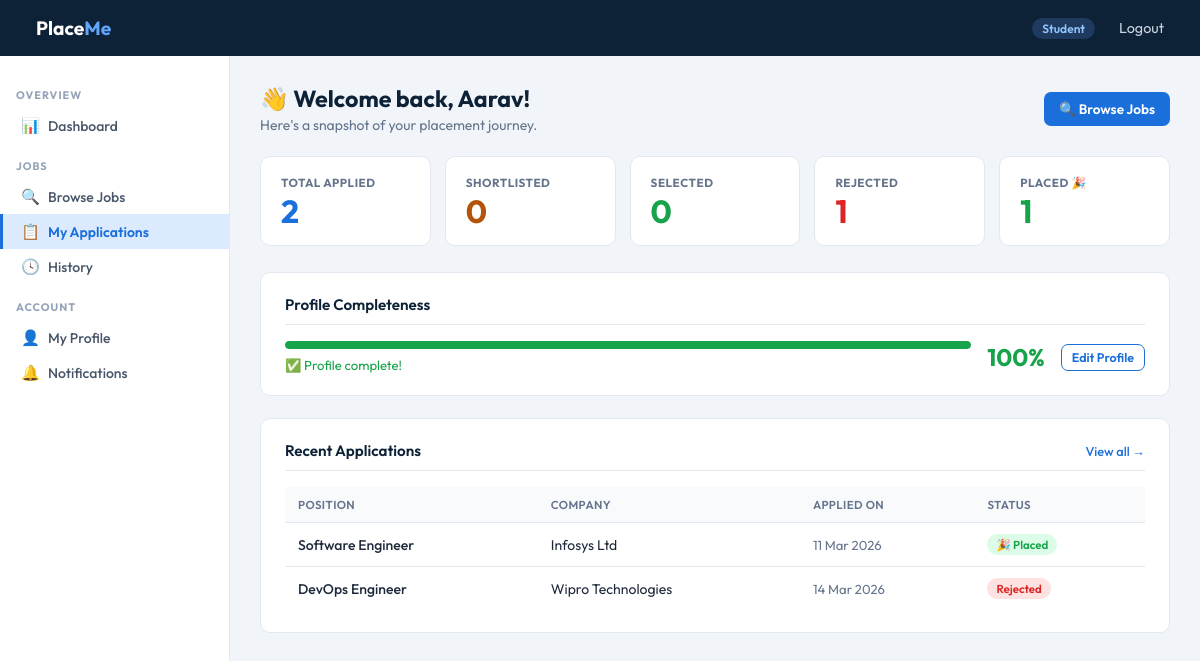
The page /student/applications (signed in) on the database its author committed.
### app.py (models this page shows, shortened)
class Student(db.Model):
    __tablename__ = 'student'
    id              = db.Column(db.Integer, primary_key=True)
    name            = db.Column(db.String(100), nullable=False)
    email           = db.Column(db.String(120), unique=True, nullable=False)
    password        = db.Column(db.String(200), nullable=False)
    student_id      = db.Column(db.String(50), unique=True)
    contact         = db.Column(db.String(20))
    education       = db.Column(db.Text)
    skills          = db.Column(db.Text)
    resume_path     = db.Column(db.String(200))
    is_active       = db.Column(db.Boolean, default=True)
    registered_date = db.Column(db.DateTime, default=datetime.utcnow)
    applications = db.relationship(
        'Application', backref='student',
        lazy=True, cascade='all, delete-orphan'
    )

class Application(db.Model):
    __tablename__ = 'application'
    id           = db.Column(db.Integer, primary_key=True)
    student_id   = db.Column(db.Integer, db.ForeignKey('student.id'), nullable=False)
    job_id       = db.Column(db.Integer, db.ForeignKey('job_position.id'), nullable=False)
    status       = db.Column(db.String(20), default='Applied')  # Applied → Shortlisted → Selected / Rejected / Placed
    applied_date = db.Column(db.DateTime, default=datetime.utcnow)
    updated_date = db.Column(db.DateTime, default=datetime.utcnow)
    placement = db.relationship(
        'Placement', backref='application',
        uselist=False, cascade='all, delete-orphan'
    )

class JobPosition(db.Model):
    __tablename__ = 'job_position'
    id              = db.Column(db.Integer, primary_key=True)
    company_id      = db.Column(db.Integer, db.ForeignKey('company.id'), nullable=False)
    title           = db.Column(db.String(100), nullable=False)
    description     = db.Column(db.Text)
    required_skills = db.Column(db.Text)
    experience      = db.Column(db.String(50))
    salary_range    = db.Column(db.String(50))
    status          = db.Column(db.String(20), default='Active')  # Active / Closed
    is_approved     = db.Column(db.Boolean, default=False)
    posted_date     = db.Column(db.DateTime, default=datetime.utcnow)
    applications = db.relationship(
        'Application', backref='job_position',
        lazy=True, cascade='all, delete-orphan'
    )

class Company(db.Model):
    __tablename__ = 'company'
    id              = db.Column(db.Integer, primary_key=True)
    name            = db.Column(db.String(100), nullable=False)
    email           = db.Column(db.String(120), unique=True, nullable=False)
    password        = db.Column(db.String(200), nullable=False)
    industry        = db.Column(db.String(100))
    contact         = db.Column(db.String(20))
    is_approved     = db.Column(db.Boolean, default=False)
    is_active       = db.Column(db.Boolean, default=True)
    registered_date = db.Column(db.DateTime, default=datetime.utcnow)
    job_positions = db.relationship(
        'JobPosition', backref='company',
        lazy=True, cascade='all, delete-orphan'
    )

### app.py (the view)
@app.route('/student/applications')
def student_applications():
    if session.get('role') != 'student':
        return redirect(url_for('login'))
    applications = Application.query.filter_by(
        student_id=session['user_id']
    ).order_by(Application.applied_date.desc()).all()
    status_counts = {}
    for a in applications:
        status_counts[a.status] = status_counts.get(a.status, 0) + 1
    stats = {
        'total_applications': len(applications),
        'shortlisted': status_counts.get('Shortlisted', 0),
        'selected':    status_counts.get('Selected', 0),
        'rejected':    status_counts.get('Rejected', 0),
        'placed':      status_counts.get('Placed', 0),
    }
    return render_template('student_applications.html', applications=applications, stats=stats)

### app.py (called while the page is built)
@app.context_processor
def inject_student():
    if session.get('role') == 'student':
        return dict(student=Student.query.get(session['user_id']))
    return dict(student=None)

### templates/student_applications.html (shortened to what this page needs)
{% extends "base.html" %}
{% block content %}
<div class="page-header">
  <div class="header-row">
    <div>
      <h1>👋 Welcome back, {{ student.name.split()[0] }}!</h1>
      <p>Here's a snapshot of your placement journey.</p>
    </div>
    <a href="{{ url_for('student_jobs') }}" class="btn btn-primary">🔍 Browse Jobs</a>
  </div>
</div>
<div class="stats-grid">
  <div class="stat-card">
    <div class="label">Total Applied</div>
    <div class="value blue">{{ stats.total_applications }}</div>
  </div>
  <div class="stat-card">
    <div class="label">Shortlisted</div>
    <div class="value amber">{{ stats.shortlisted }}</div>
  </div>
  <div class="stat-card">
    <div class="label">Selected</div>
    <div class="value green">{{ stats.selected }}</div>
  </div>
  <div class="stat-card">
    <div class="label">Rejected</div>
    <div class="value red">{{ stats.rejected }}</div>
  </div>
  <div class="stat-card">
    <div class="label">Placed 🎉</div>
    <div class="value green">{{ stats.placed }}</div>
  </div>
</div>
{% set profile_score = 0 %}
{% if student.contact %}{% set profile_score = profile_score + 20 %}{% endif %}
{% if student.education %}{% set profile_score = profile_score + 25 %}{% endif %}
{% if student.skills %}{% set profile_score = profile_score + 25 %}{% endif %}
{% if student.resume_path %}{% set profile_score = profile_score + 30 %}{% endif %}
<div class="card" style="margin-bottom:22px;">
  <div class="card-title">Profile Completeness</div>
  <div style="display:flex;align-items:center;gap:16px;">
    <div style="flex:1;">
      <div style="background:var(--border);border-radius:99px;height:8px;overflow:hidden;">
        <div style="height:100%;width:{{ profile_score }}%;border-radius:99px;background:{% if profile_score == 100 %}var(--green){% elif profile_score >= 60 %}var(--blue){% else %}var(--amber){% endif %};transition:width .4s;"></div>
      </div>
      <div style="margin-top:8px;font-size:.82rem;color:var(--gray);">
        {% if profile_score == 100 %}<span style="color:var(--green);">✅ Profile complete!</span>{% endif %}
      </div>
    </div>
    <div style="font-size:1.5rem;font-weight:700;color:{% if profile_score == 100 %}var(--green){% elif profile_score >= 60 %}var(--blue){% else %}var(--amber){% endif %};">{{ profile_score }}%</div>
    <a href="{{ url_for('student_profile') }}" class="btn btn-outline btn-sm">Edit Profile</a>
  </div>
</div>
<div class="card">
  <div class="card-title" style="display:flex;align-items:center;justify-content:space-between;">
    Recent Applications
    <a href="{{ url_for('student_applications') }}" style="font-size:.8rem;font-weight:500;color:var(--blue);text-decoration:none;">View all →</a>
  </div>
  {% set recent = applications[-5:] | reverse | list if applications else [] %}
  {% if recent %}
  <div class="table-wrap">
    <table>
      <thead>
        <tr>
          <th>Position</th>
          <th>Company</th>
          <th>Applied On</th>
          <th>Status</th>
        </tr>
      </thead>
      <tbody>
        {% for app in recent %}
        <tr>
          <td style="font-weight:500;">{{ app.job_position.title }}</td>
          <td>{{ app.job_position.company.name }}</td>
          <td style="color:var(--gray);font-size:.82rem;">{{ app.applied_date.strftime('%d %b %Y') }}</td>
          <td>
            {% if app.status == 'Applied' %}<span class="badge badge-blue">Applied</span>
            {% elif app.status == 'Shortlisted' %}<span class="badge badge-amber">Shortlisted</span>
            {% elif app.status == 'Interview' %}<span class="badge badge-purple">Interview</span>
            {% elif app.status == 'Selected' %}<span class="badge badge-green">Selected</span>
            {% elif app.status == 'Placed' %}<span class="badge badge-green">🎉 Placed</span>
            {% elif app.status == 'Rejected' %}<span class="badge badge-red">Rejected</span>
            {% endif %}
          </td>
        </tr>
        {% endfor %}
      </tbody>
    </table>
  </div>
  {% else %}
  <div class="empty">
    <div class="emoji">📭</div>
    <p>No applications yet. <a href="{{ url_for('student_jobs') }}" style="color:var(--blue);">Browse open jobs</a> to get started.</p>
  </div>
  {% endif %}
</div>
{% endblock %}

### templates/base.html (style rules this page uses)
*, *::before, *::after { box-sizing: border-box; margin: 0; padding: 0; }
:root { --navy: #0d2137; --blue: #1a6fdb; --blue-lt: #dbeafe; --green: #16a34a; --green-lt:#dcfce7; --amber: #b45309; --amber-lt:#fef3c7; --red: #dc2626; --red-lt: #fee2e2; --gray: #64748b; --border: #e2e8f0; --bg: #f1f5f9; --white: #ffffff; --text: #1e293b; --sidebar-w: 230px; }
body { font-family: 'Outfit', sans-serif; background: var(--bg); color: var(--text); min-height: 100vh; }
.page-header { margin-bottom: 22px; }
.page-header h1 { font-size: 1.45rem; font-weight: 700; color: var(--navy); }
.page-header p { color: var(--gray); margin-top: 3px; font-size: .875rem; }
.header-row { display: flex; align-items: center; justify-content: space-between; flex-wrap: wrap; gap: 10px; }
.card { background: var(--white); border: 1px solid var(--border); border-radius: 10px; padding: 22px 24px; }
.card-title { font-size: .95rem; font-weight: 600; color: var(--navy); margin-bottom: 16px; border-bottom: 1px solid var(--border); padding-bottom: 10px; }
.stats-grid { display: grid; grid-template-columns: repeat(auto-fit, minmax(155px, 1fr)); gap: 14px; margin-bottom: 26px; }
.stat-card { background: var(--white); border: 1px solid var(--border); border-radius: 10px; padding: 18px 20px; }
.stat-card .label { font-size: .73rem; font-weight: 700; color: var(--gray); text-transform: uppercase; letter-spacing: .5px; }
.stat-card .value { font-size: 2rem; font-weight: 700; color: var(--navy); margin-top: 5px; line-height: 1; }
.stat-card .value.blue { color: var(--blue); }
.stat-card .value.green { color: var(--green); }
.stat-card .value.amber { color: var(--amber); }
.stat-card .value.red { color: var(--red); }
.table-wrap { overflow-x: auto; }
table { width: 100%; border-collapse: collapse; font-size: .875rem; }
thead th { background: #f8fafc; color: var(--gray); font-weight: 600; font-size: .72rem; text-transform: uppercase; letter-spacing: .4px; padding: 10px 13px; text-align: left; border-bottom: 1px solid var(--border); }
tbody td { padding: 11px 13px; border-bottom: 1px solid var(--border); vertical-align: middle; }
tbody tr:last-child td { border-bottom: none; }
.btn { display: inline-flex; align-items: center; gap: 5px; padding: 8px 15px; border-radius: 7px; font-size: .85rem; font-weight: 600; border: none; cursor: pointer; text-decoration: none; transition: all .13s; font-family: inherit; }
.btn-primary { background: var(--blue); color: #fff; }
.btn-outline { background: transparent; color: var(--blue); border: 1.5px solid var(--blue); }
.btn-sm { padding: 5px 10px; font-size: .78rem; }
.badge { display: inline-block; padding: 3px 9px; border-radius: 20px; font-size: .72rem; font-weight: 600; }
.badge-green { background: var(--green-lt); color: var(--green); }
.badge-red { background: var(--red-lt); color: var(--red); }

### rows shown on the page
Student: name "Aarav"
Application: job_position "Software Engineer", job_position.company.name "Infosys Ltd", applied_date "11 Mar 2026", status "🎉 Placed"
Application: job_position "DevOps Engineer", job_position.company.name "Wipro Technologies", applied_date "14 Mar 2026", status "Rejected"

### other values the page prints
{{ session.get('role') | capitalize }} "Student"
{{ stats.total_applications }} "2"
{{ stats.shortlisted }} "0"
{{ stats.selected }} "0"
{{ stats.rejected }} "1"
{{ stats.placed }} "1"
{{ profile_score }} "100"
